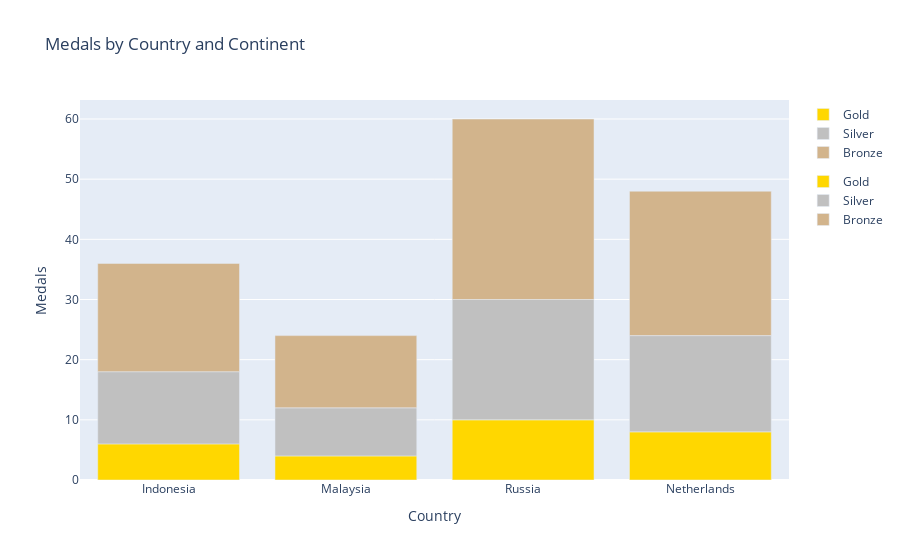

The code cell stored with this chart in its notebook:
### Code cell
import pandas as pd
import plotly.graph_objects as go

# Sample DataFrame
df = pd.DataFrame({
    "nation": ["Russia", "Netherlands", "Indonesia", "Malaysia"],
    "gold": [10, 8, 6, 4],
    "silver": [20, 16, 12, 8],
    "bronze": [30, 24, 18, 12],
    "continent": ["Europe", "Europe", "Asia", "Asia"]
})

# Group data by continent
grouped = df.groupby('continent')

# Create subplots for each continent
fig = go.Figure()

for continent, data in grouped:
    fig.add_trace(go.Bar(
        x=data['nation'],
        y=data['gold'],
        name='Gold',
        offsetgroup=0,  # Ensure bars are grouped together
        legendgroup=continent,
        marker_color='gold'
    ))
    
    fig.add_trace(go.Bar(
        x=data['nation'],
        y=data['silver'],
        name='Silver',
        offsetgroup=1,  # Offset bars for silver
        legendgroup=continent,
        marker_color='silver'
    ))
    
    fig.add_trace(go.Bar(
        x=data['nation'],
        y=data['bronze'],
        name='Bronze',
        offsetgroup=2,  # Offset bars for bronze
        legendgroup=continent,
        marker_color='tan'  # Change color to 'tan' for bronze bars
    ))

# Update layout
fig.update_layout(barmode='relative',  # Relative bar mode to stack bars within a subplot
                  title='Medals by Country and Continent',
                  xaxis_title='Country',
                  yaxis_title='Medals')

fig.show()

### Figure 1 — Plotly figure (JSON) as saved in the notebook; plotly's stock layout.template omitted (floating-point values rounded to 4 significant figures)
{"data": [{"legendgroup": "Asia", "marker": {"color": "gold"}, "name": "Gold", "offsetgroup": "0", "type": "bar", "x": ["Indonesia", "Malaysia"], "y": [6, 4]}, {"legendgroup": "Asia", "marker": {"color": "silver"}, "name": "Silver", "offsetgroup": "1", "type": "bar", "x": ["Indonesia", "Malaysia"], "y": [12, 8]}, {"legendgroup": "Asia", "marker": {"color": "tan"}, "name": "Bronze", "offsetgroup": "2", "type": "bar", "x": ["Indonesia", "Malaysia"], "y": [18, 12]}, {"legendgroup": "Europe", "marker": {"color": "gold"}, "name": "Gold", "offsetgroup": "0", "type": "bar", "x": ["Russia", "Netherlands"], "y": [10, 8]}, {"legendgroup": "Europe", "marker": {"color": "silver"}, "name": "Silver", "offsetgroup": "1", "type": "bar", "x": ["Russia", "Netherlands"], "y": [20, 16]}, {"legendgroup": "Europe", "marker": {"color": "tan"}, "name": "Bronze", "offsetgroup": "2", "type": "bar", "x": ["Russia", "Netherlands"], "y": [30, 24]}], "layout": {"barmode": "relative", "title": {"text": "Medals by Country and Continent"}, "xaxis": {"title": {"text": "Country"}}, "yaxis": {"title": {"text": "Medals"}}}}
